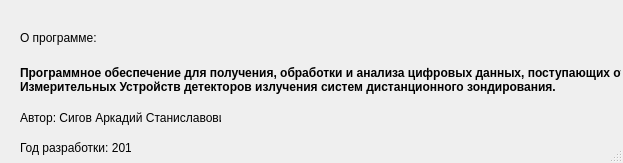
<?xml version="1.0" encoding="UTF-8"?>
<ui version="4.0">
 <class>AboutHelp</class>
 <widget class="QDialog" name="AboutHelp">
  <property name="geometry">
   <rect>
    <x>0</x>
    <y>0</y>
    <width>623</width>
    <height>163</height>
   </rect>
  </property>
  <property name="windowTitle">
   <string>О программе</string>
  </property>
  <property name="sizeGripEnabled">
   <bool>true</bool>
  </property>
  <widget class="QLabel" name="About">
   <property name="geometry">
    <rect>
     <x>20</x>
     <y>30</y>
     <width>91</width>
     <height>16</height>
    </rect>
   </property>
   <property name="text">
    <string>О программе:</string>
   </property>
  </widget>
  <widget class="QLabel" name="Theme">
   <property name="geometry">
    <rect>
     <x>20</x>
     <y>50</y>
     <width>601</width>
     <height>61</height>
    </rect>
   </property>
   <property name="text">
    <string>&lt;html&gt;&lt;head/&gt;&lt;body&gt;&lt;p&gt;&lt;span style=&quot; font-weight:600;&quot;&gt;Программное обеспечение для получения, обработки и анализа цифровых данных, поступающих от&lt;br/&gt; Измерительных Устройств детекторов излучения систем дистанционного зондирования. &lt;/span&gt;&lt;/p&gt;&lt;/body&gt;&lt;/html&gt;</string>
   </property>
   <property name="textFormat">
    <enum>Qt::AutoText</enum>
   </property>
  </widget>
  <widget class="QLabel" name="Year">
   <property name="geometry">
    <rect>
     <x>20</x>
     <y>140</y>
     <width>111</width>
     <height>16</height>
    </rect>
   </property>
   <property name="text">
    <string>&lt;html&gt;&lt;head/&gt;&lt;body&gt;&lt;p&gt;Год разработки: 2017&lt;/p&gt;&lt;/body&gt;&lt;/html&gt;</string>
   </property>
  </widget>
  <widget class="QLabel" name="Autors">
   <property name="geometry">
    <rect>
     <x>20</x>
     <y>110</y>
     <width>201</width>
     <height>16</height>
    </rect>
   </property>
   <property name="text">
    <string>Автор: Сигов Аркадий Станиславович</string>
   </property>
  </widget>
 </widget>
 <resources/>
 <connections/>
</ui>
